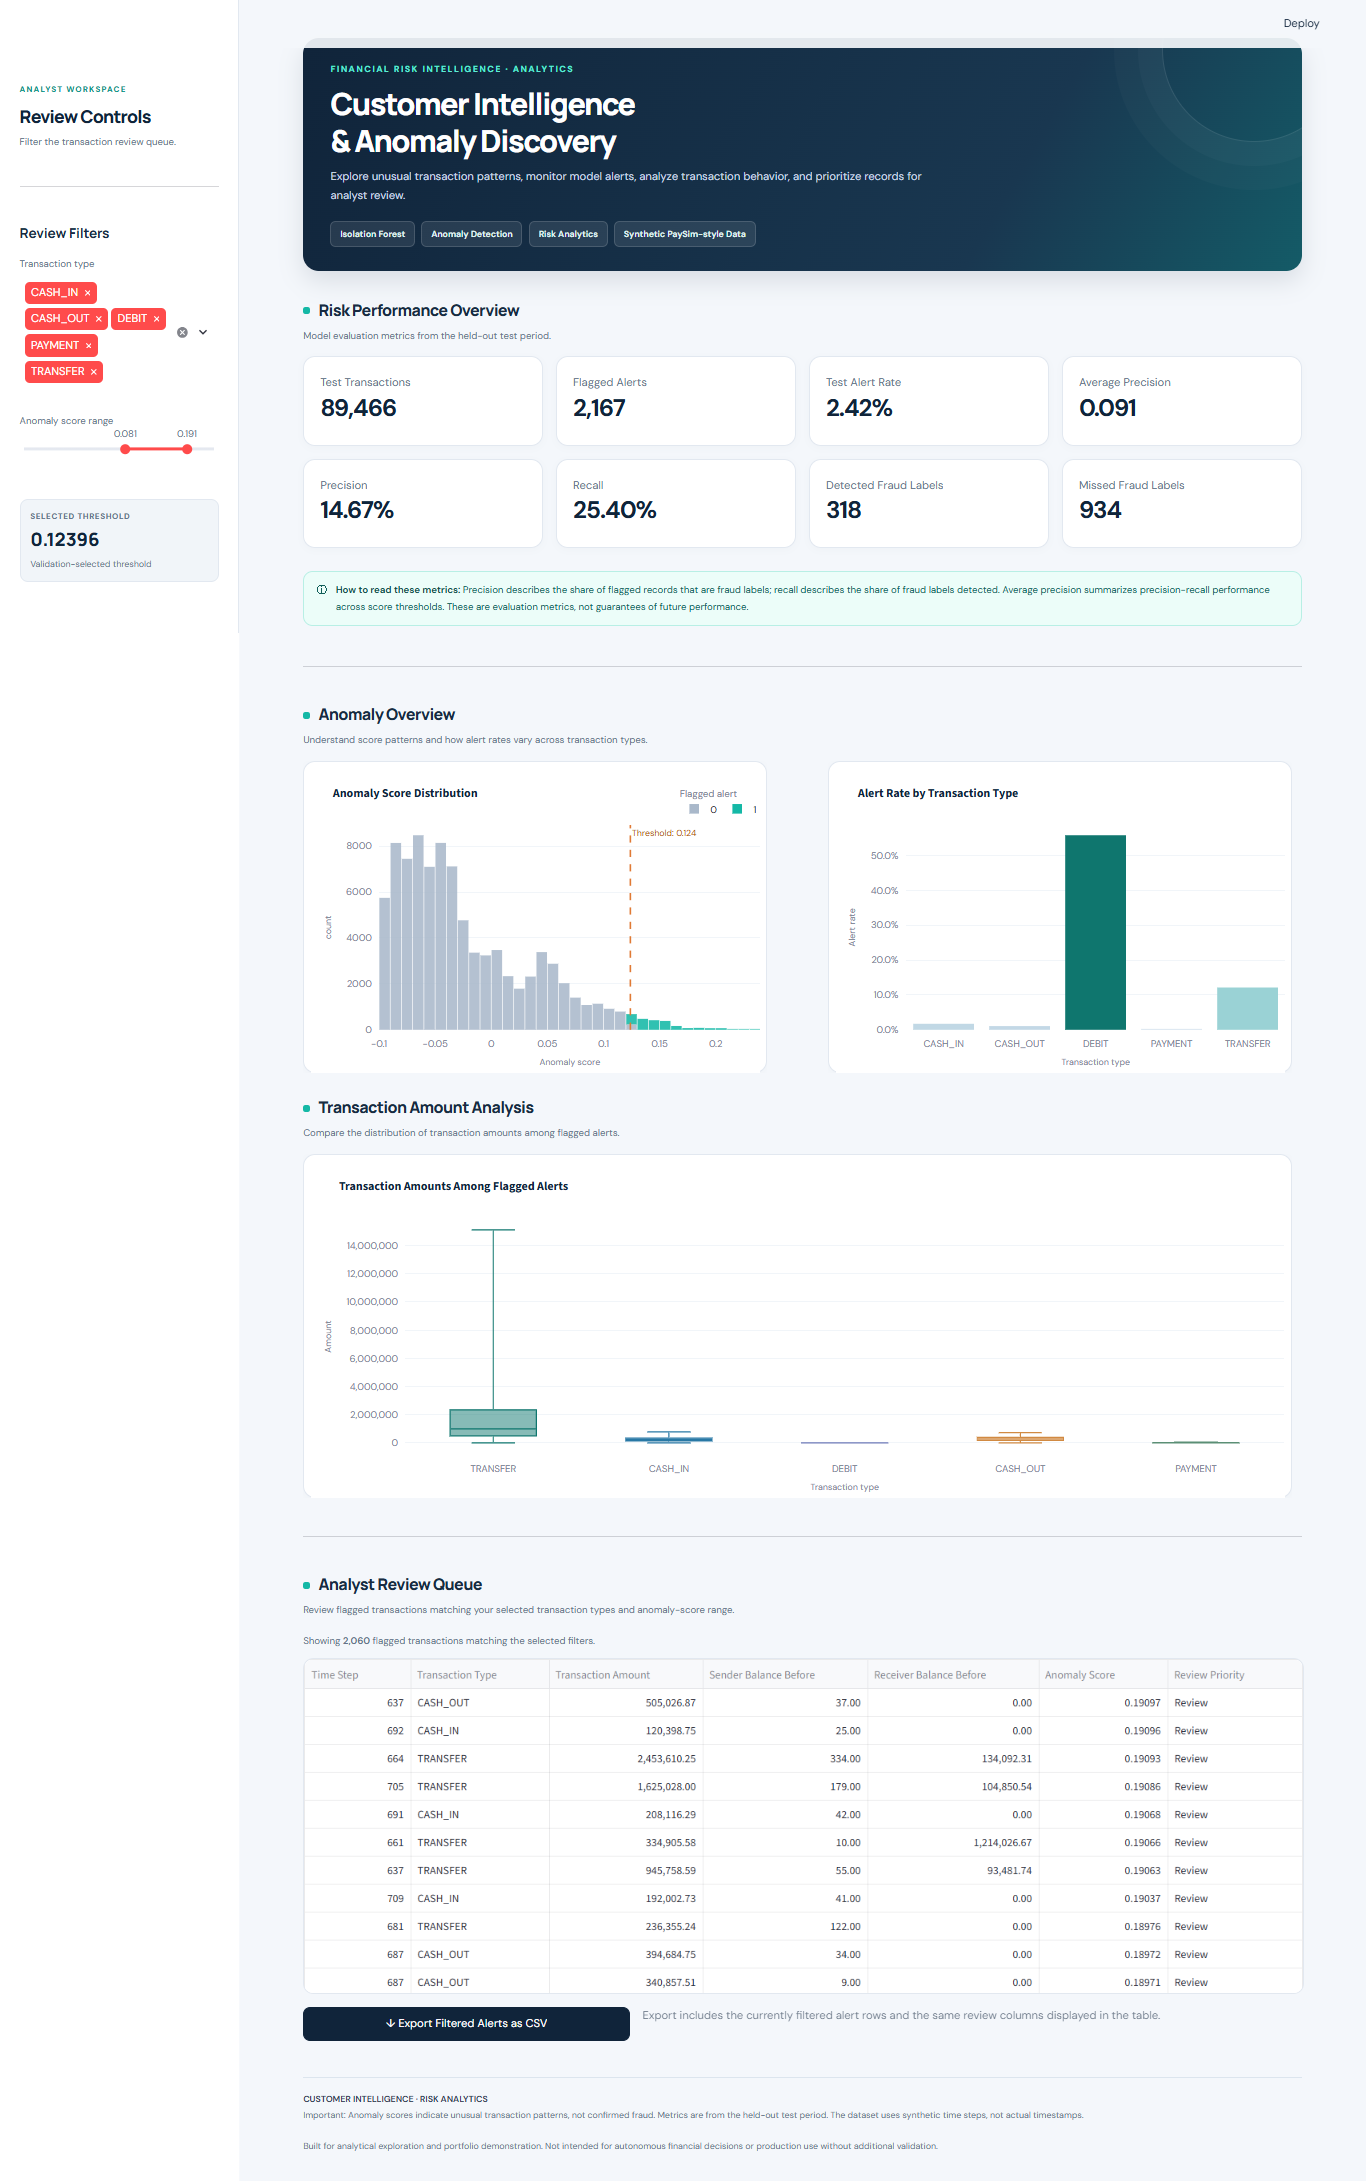

Source code (Python):

from pathlib import Path
import json

import pandas as pd
import plotly.express as px
import streamlit as st


ROOT = Path(__file__).resolve().parents[1]
QUEUE_FILE = ROOT / "data" / "processed" / "anomaly_review_queue.parquet"
REPORT_FILE = ROOT / "reports" / "threshold_analysis.json"

st.set_page_config(
    page_title="Customer Intelligence | Risk Dashboard",
    page_icon="🔎",
    layout="wide",
    initial_sidebar_state="expanded",
)

# ============================================================
# PROFESSIONAL UI THEME — PRESENTATION ONLY
# ============================================================

st.markdown(
    """
    <style>
    @import url('https://fonts.googleapis.com/css2?family=DM+Sans:wght@400;500;600;700&family=Manrope:wght@400;500;600;700;800&display=swap');

    :root {
        --navy: #10243A;
        --navy-light: #193750;
        --teal: #14B8A6;
        --teal-light: #CCFBF1;
        --page-bg: #F4F7FB;
        --card-bg: #FFFFFF;
        --text-main: #182B42;
        --text-muted: #64748B;
        --border: #E2E8F0;
    }

    .stApp {
        background: var(--page-bg);
        color: var(--text-main);
        font-family: 'DM Sans', sans-serif;
    }

    [data-testid="stHeader"] {
        background: rgba(244, 247, 251, 0.92);
    }

    [data-testid="stMainBlockContainer"] {
        padding-top: 2rem;
        padding-bottom: 3rem;
        max-width: 1600px;
    }

    h1, h2, h3 {
        font-family: 'Manrope', sans-serif !important;
        color: var(--text-main) !important;
        letter-spacing: -0.035em;
    }

    h1 {
        font-weight: 800 !important;
    }

    h2, h3 {
        font-weight: 700 !important;
    }

    p, label, [data-testid="stMarkdownContainer"] {
        font-family: 'DM Sans', sans-serif;
    }

    /* Hero header */
    .hero {
        background: linear-gradient(120deg, #10243A 0%, #193750 70%, #145B67 100%);
        padding: 30px 34px;
        border-radius: 20px;
        margin-bottom: 22px;
        box-shadow: 0 12px 30px rgba(16, 36, 58, 0.12);
        position: relative;
        overflow: hidden;
    }

    .hero::after {
        content: "";
        position: absolute;
        width: 230px;
        height: 230px;
        border-radius: 50%;
        right: -55px;
        top: -100px;
        border: 1px solid rgba(255,255,255,0.12);
        box-shadow:
            0 0 0 30px rgba(255,255,255,0.025),
            0 0 0 60px rgba(255,255,255,0.02);
    }

    .hero-eyebrow {
        color: #5EEAD4;
        font-size: 11px;
        font-weight: 800;
        letter-spacing: 0.17em;
        text-transform: uppercase;
        margin-bottom: 12px;
    }

    .hero-title {
        color: #FFFFFF;
        font-family: 'Manrope', sans-serif;
        font-size: clamp(25px, 3vw, 38px);
        font-weight: 800;
        line-height: 1.2;
        letter-spacing: -0.045em;
        margin-bottom: 10px;
        position: relative;
        z-index: 1;
    }

    .hero-description {
        color: #CBD9E7;
        font-size: 14px;
        line-height: 1.7;
        max-width: 760px;
        margin-bottom: 20px;
        position: relative;
        z-index: 1;
    }

    .hero-tags {
        display: flex;
        flex-wrap: wrap;
        gap: 8px;
        position: relative;
        z-index: 1;
    }

    .hero-tag {
        color: #E2F8F5;
        background: rgba(255,255,255,0.09);
        border: 1px solid rgba(255,255,255,0.14);
        padding: 6px 11px;
        border-radius: 7px;
        font-size: 11px;
        font-weight: 600;
    }

    /* Section headings */
    .section-heading {
        display: flex;
        align-items: center;
        gap: 10px;
        margin-top: 12px;
        margin-bottom: 5px;
        color: var(--text-main);
        font-family: 'Manrope', sans-serif;
        font-size: 20px;
        font-weight: 800;
        letter-spacing: -0.035em;
    }

    .section-dot {
        width: 9px;
        height: 9px;
        background: var(--teal);
        border-radius: 3px;
        display: inline-block;
        flex-shrink: 0;
    }

    .section-subtitle {
        color: var(--text-muted);
        font-size: 12px;
        margin-bottom: 17px;
        line-height: 1.6;
    }

    /* KPI cards */
    [data-testid="stMetric"] {
        background: var(--card-bg);
        border: 1px solid var(--border);
        border-radius: 15px;
        padding: 19px 20px;
        box-shadow: 0 3px 10px rgba(15, 23, 42, 0.025);
        min-height: 112px;
        transition: border-color 0.2s ease, box-shadow 0.2s ease;
    }

    [data-testid="stMetric"]:hover {
        border-color: #99DCD4;
        box-shadow: 0 6px 18px rgba(15, 23, 42, 0.055);
    }

    [data-testid="stMetricLabel"] {
        color: #64748B !important;
        font-size: 12px !important;
        font-weight: 600 !important;
    }

    [data-testid="stMetricValue"] {
        color: #10243A !important;
        font-family: 'Manrope', sans-serif !important;
        font-size: clamp(22px, 2vw, 30px) !important;
        font-weight: 800 !important;
        letter-spacing: -0.04em;
    }

    [data-testid="stMetricDelta"] {
        font-size: 11px !important;
    }

    /* Chart and content surfaces */
    [data-testid="stPlotlyChart"] {
        background: #FFFFFF;
        border: 1px solid var(--border);
        border-radius: 15px;
        padding: 9px 8px 0;
        box-shadow: 0 3px 10px rgba(15, 23, 42, 0.025);
    }

    [data-testid="stDataFrame"] {
        border: 1px solid var(--border);
        border-radius: 13px;
        overflow: hidden;
        background: #FFFFFF;
    }

    [data-testid="stDownloadButton"] button {
        background: var(--navy);
        color: #FFFFFF;
        border: 1px solid var(--navy);
        border-radius: 9px;
        padding: 9px 17px;
        font-weight: 600;
        transition: all 0.2s ease;
    }

    [data-testid="stDownloadButton"] button:hover {
        background: #1D435D;
        color: #FFFFFF;
        border-color: #1D435D;
    }

    /* Sidebar */
    [data-testid="stSidebar"] {
        background: #FFFFFF;
        border-right: 1px solid var(--border);
    }

    [data-testid="stSidebar"] > div:first-child {
        padding-top: 1.5rem;
    }

    [data-testid="stSidebar"] h2,
    [data-testid="stSidebar"] h3 {
        font-size: 17px !important;
    }

    [data-testid="stSidebar"] [data-testid="stMarkdownContainer"] p {
        color: #64748B;
        font-size: 12px;
        line-height: 1.6;
    }

    [data-testid="stSidebar"] [data-testid="stMultiSelect"] > div,
    [data-testid="stSidebar"] [data-testid="stSlider"] {
        margin-bottom: 12px;
    }

    /* Supporting notes */
    .info-strip {
        display: flex;
        gap: 11px;
        align-items: flex-start;
        background: #ECFDF9;
        border: 1px solid #B8EFE5;
        border-radius: 12px;
        padding: 13px 16px;
        margin: 12px 0 18px;
        color: #115E59;
        font-size: 12px;
        line-height: 1.7;
    }

    .info-strip strong {
        color: #134E4A;
    }

    .table-meta {
        color: #64748B;
        font-size: 12px;
        margin: 2px 0 13px;
    }

    .footer-note {
        border-top: 1px solid #DCE5EE;
        margin-top: 28px;
        padding-top: 18px;
        color: #64748B;
        font-size: 11px;
        line-height: 1.8;
    }

    /* Keep the interface usable on narrow screens */
    @media (max-width: 768px) {
        [data-testid="stMainBlockContainer"] {
            padding: 1rem 0.8rem 2rem;
        }

        .hero {
            padding: 23px 20px;
            border-radius: 15px;
        }

        [data-testid="stMetric"] {
            padding: 13px;
            min-height: 96px;
        }
    }

    #MainMenu {
        visibility: hidden;
    }

    footer {
        visibility: hidden;
    }
    </style>
    """,
    unsafe_allow_html=True,
)

# ============================================================
# DATA LOADING — ORIGINAL LOGIC PRESERVED
# ============================================================

if not QUEUE_FILE.exists() or not REPORT_FILE.exists():
    st.error(
        "Required output files are missing. "
        "Run the threshold evaluation script first."
    )
    st.stop()

df = pd.read_parquet(QUEUE_FILE)

with REPORT_FILE.open("r", encoding="utf-8") as file:
    report = json.load(file)

metrics = report["final_test_metrics"]
threshold = report["selected_threshold"]

alerts = df[df["is_alert"] == 1].copy()

# ============================================================
# HEADER
# ============================================================

st.markdown(
    """
    <div class="hero">
        <div class="hero-eyebrow">FINANCIAL RISK INTELLIGENCE · ANALYTICS</div>
        <div class="hero-title">Customer Intelligence<br> &amp; Anomaly Discovery</div>
        <div class="hero-description">
            Explore unusual transaction patterns, monitor model alerts,
            analyze transaction behavior, and prioritize records for analyst review.
        </div>
        <div class="hero-tags">
            <span class="hero-tag">Isolation Forest</span>
            <span class="hero-tag">Anomaly Detection</span>
            <span class="hero-tag">Risk Analytics</span>
            <span class="hero-tag">Synthetic PaySim-style Data</span>
        </div>
    </div>
    """,
    unsafe_allow_html=True,
)

# ============================================================
# SIDEBAR FILTERS — ORIGINAL FILTER LOGIC PRESERVED
# ============================================================

st.sidebar.markdown(
    """
    <div style="padding: 4px 0 14px;">
        <div style="font-size:10px;letter-spacing:.15em;font-weight:800;
                    color:#0D9488;margin-bottom:7px;">
            ANALYST WORKSPACE
        </div>
        <div style="font-family:Manrope,sans-serif;font-size:22px;
                    font-weight:800;color:#10243A;letter-spacing:-.04em;">
            Review Controls
        </div>
        <div style="font-size:12px;color:#64748B;margin-top:5px;">
            Filter the transaction review queue.
        </div>
    </div>
    """,
    unsafe_allow_html=True,
)

st.sidebar.divider()

st.sidebar.header("Review Filters")

transaction_types = sorted(df["type"].dropna().unique().tolist())
selected_types = st.sidebar.multiselect(
    "Transaction type",
    transaction_types,
    default=transaction_types,
)

min_score = float(df["anomaly_score"].min())
max_score = float(df["anomaly_score"].max())

score_range = st.sidebar.slider(
    "Anomaly score range",
    min_value=min_score,
    max_value=max_score,
    value=(threshold, max_score),
    format="%.3f",
)

st.sidebar.markdown(
    f"""
    <div style="background:#F1F5F9;border:1px solid #E2E8F0;
                border-radius:10px;padding:12px;margin-top:15px;">
        <div style="font-size:10px;color:#64748B;font-weight:700;
                    letter-spacing:.08em;text-transform:uppercase;">
            Selected Threshold
        </div>
        <div style="font-family:Manrope,sans-serif;font-size:23px;
                    font-weight:800;color:#10243A;margin-top:3px;">
            {threshold:.5f}
        </div>
        <div style="font-size:11px;color:#64748B;margin-top:3px;">
            Validation-selected threshold
        </div>
    </div>
    """,
    unsafe_allow_html=True,
)

filtered = df[
    df["type"].isin(selected_types)
    & df["anomaly_score"].between(score_range[0], score_range[1])
].copy()

filtered_alerts = filtered[filtered["is_alert"] == 1]

# ============================================================
# KPI OVERVIEW — SAME METRICS, IMPROVED PRESENTATION
# ============================================================

st.markdown(
    """
    <div class="section-heading">
        <span class="section-dot"></span>
        Risk Performance Overview
    </div>
    <div class="section-subtitle">
        Model evaluation metrics from the held-out test period.
    </div>
    """,
    unsafe_allow_html=True,
)

c1, c2, c3, c4 = st.columns(4)

c1.metric("Test Transactions", f"{len(df):,}")
c2.metric("Flagged Alerts", f"{int(df['is_alert'].sum()):,}")
c3.metric("Test Alert Rate", f"{metrics['alert_rate']:.2%}")
c4.metric("Average Precision", f"{metrics['average_precision']:.3f}")

c5, c6, c7, c8 = st.columns(4)

c5.metric("Precision", f"{metrics['precision']:.2%}")
c6.metric("Recall", f"{metrics['recall']:.2%}")
c7.metric("Detected Fraud Labels", f"{metrics['true_positives']:,}")
c8.metric("Missed Fraud Labels", f"{metrics['false_negatives']:,}")

st.markdown(
    """
    <div class="info-strip">
        <span>ⓘ</span>
        <div>
            <strong>How to read these metrics:</strong>
            Precision describes the share of flagged records that are fraud labels;
            recall describes the share of fraud labels detected. Average precision
            summarizes precision-recall performance across score thresholds.
            These are evaluation metrics, not guarantees of future performance.
        </div>
    </div>
    """,
    unsafe_allow_html=True,
)

st.divider()

# ============================================================
# ANOMALY OVERVIEW — SAME CHARTS, POLISHED VISUALS
# ============================================================

st.markdown(
    """
    <div class="section-heading">
        <span class="section-dot"></span>
        Anomaly Overview
    </div>
    <div class="section-subtitle">
        Understand score patterns and how alert rates vary across transaction types.
    </div>
    """,
    unsafe_allow_html=True,
)

left, right = st.columns(2, gap="large")

with left:
    score_fig = px.histogram(
        df,
        x="anomaly_score",
        color="is_alert",
        nbins=60,
        title="Anomaly Score Distribution",
        labels={
            "anomaly_score": "Anomaly score",
            "is_alert": "Flagged alert",
        },
        color_discrete_map={
            0: "#A9B8CA",
            1: "#14B8A6",
            "0": "#A9B8CA",
            "1": "#14B8A6",
        },
        category_orders={"is_alert": [0, 1]},
        template="plotly_white",
        opacity=0.88,
    )

    score_fig.add_vline(
        x=threshold,
        line_dash="dash",
        line_color="#E07A35",
        line_width=2,
        annotation_text=f"Threshold: {threshold:.3f}",
        annotation_position="top right",
        annotation_font_color="#B45309",
    )

    score_fig.update_layout(
        height=390,
        margin=dict(l=18, r=18, t=70, b=20),
        font=dict(family="DM Sans, sans-serif", color="#475569", size=11),
        title=dict(font=dict(size=15, color="#10243A"), x=0.04, xanchor="left"),
        legend=dict(
            title_text="Flagged alert",
            orientation="h",
            yanchor="bottom",
            y=1.02,
            xanchor="right",
            x=1,
        ),
        paper_bgcolor="white",
        plot_bgcolor="white",
        bargap=0.06,
    )
    score_fig.update_xaxes(
        showgrid=False,
        zeroline=False,
        title_font=dict(size=11),
    )
    score_fig.update_yaxes(
        gridcolor="#EDF2F7",
        zeroline=False,
        title_font=dict(size=11),
    )

    st.plotly_chart(score_fig, use_container_width=True)

with right:
    type_summary = (
        df.groupby("type", as_index=False)
        .agg(
            transactions=("type", "size"),
            alerts=("is_alert", "sum"),
        )
    )

    type_summary["alert_rate"] = (
        type_summary["alerts"] / type_summary["transactions"]
    )

    type_fig = px.bar(
        type_summary,
        x="type",
        y="alert_rate",
        title="Alert Rate by Transaction Type",
        labels={
            "type": "Transaction type",
            "alert_rate": "Alert rate",
        },
        template="plotly_white",
        color="alert_rate",
        color_continuous_scale=["#C7D9E8", "#5EC9BC", "#0F766E"],
    )

    type_fig.update_layout(
        height=390,
        margin=dict(l=18, r=18, t=70, b=20),
        font=dict(family="DM Sans, sans-serif", color="#475569", size=11),
        title=dict(font=dict(size=15, color="#10243A"), x=0.04, xanchor="left"),
        coloraxis_showscale=False,
        paper_bgcolor="white",
        plot_bgcolor="white",
    )
    type_fig.update_traces(
        marker_line_width=0,
        hovertemplate=(
            "Type: %{x}<br>"
            "Alert rate: %{y:.2%}<extra></extra>"
        ),
    )
    type_fig.update_yaxes(
        tickformat=".1%",
        gridcolor="#EDF2F7",
        zeroline=False,
        title_font=dict(size=11),
    )
    type_fig.update_xaxes(
        showgrid=False,
        title_font=dict(size=11),
    )

    st.plotly_chart(type_fig, use_container_width=True)

# ============================================================
# TRANSACTION AMOUNT ANALYSIS — ORIGINAL DATA AND PURPOSE
# ============================================================

st.markdown(
    """
    <div class="section-heading">
        <span class="section-dot"></span>
        Transaction Amount Analysis
    </div>
    <div class="section-subtitle">
        Compare the distribution of transaction amounts among flagged alerts.
    </div>
    """,
    unsafe_allow_html=True,
)

amount_fig = px.box(
    df[df["is_alert"] == 1],
    x="type",
    y="amount",
    title="Transaction Amounts Among Flagged Alerts",
    points=False,
    labels={
        "type": "Transaction type",
        "amount": "Amount",
    },
    template="plotly_white",
    color="type",
    color_discrete_sequence=[
        "#0F766E",
        "#2878A5",
        "#6D79B8",
        "#D18A42",
        "#5B8F75",
    ],
)

amount_fig.update_layout(
    height=430,
    margin=dict(l=20, r=20, t=70, b=25),
    font=dict(family="DM Sans, sans-serif", color="#475569", size=11),
    title=dict(font=dict(size=15, color="#10243A"), x=0.025, xanchor="left"),
    showlegend=False,
    paper_bgcolor="white",
    plot_bgcolor="white",
)
amount_fig.update_traces(
    marker_size=4,
    line_width=1.5,
    hovertemplate=(
        "Type: %{x}<br>"
        "Amount: %{y:,.2f}<extra></extra>"
    ),
)
amount_fig.update_xaxes(showgrid=False, title_font=dict(size=11))
amount_fig.update_yaxes(
    gridcolor="#EDF2F7",
    zeroline=False,
    tickformat=",.0f",
    title_font=dict(size=11),
)

st.plotly_chart(amount_fig, use_container_width=True)

st.divider()

# ============================================================
# ANALYST REVIEW QUEUE — SAME FILTERS AND DISPLAY COLUMNS
# ============================================================

st.markdown(
    """
    <div class="section-heading">
        <span class="section-dot"></span>
        Analyst Review Queue
    </div>
    <div class="section-subtitle">
        Review flagged transactions matching your selected transaction types
        and anomaly-score range.
    </div>
    """,
    unsafe_allow_html=True,
)

st.markdown(
    f"""
    <div class="table-meta">
        Showing <strong>{len(filtered_alerts):,}</strong> flagged transactions
        matching the selected filters.
    </div>
    """,
    unsafe_allow_html=True,
)

display_columns = [
    "step",
    "type",
    "amount",
    "oldbalanceOrg",
    "oldbalanceDest",
    "anomaly_score",
    "review_priority",
]

review_table = filtered_alerts[display_columns].copy()

st.dataframe(
    review_table,
    use_container_width=True,
    hide_index=True,
    height=420,
    column_config={
        "step": st.column_config.NumberColumn(
            "Time Step",
            format="%d",
        ),
        "type": st.column_config.TextColumn(
            "Transaction Type",
        ),
        "amount": st.column_config.NumberColumn(
            "Transaction Amount",
            format="%,.2f",
        ),
        "oldbalanceOrg": st.column_config.NumberColumn(
            "Sender Balance Before",
            format="%,.2f",
        ),
        "oldbalanceDest": st.column_config.NumberColumn(
            "Receiver Balance Before",
            format="%,.2f",
        ),
        "anomaly_score": st.column_config.NumberColumn(
            "Anomaly Score",
            format="%.5f",
        ),
        "review_priority": st.column_config.TextColumn(
            "Review Priority",
        ),
    },
)

csv_data = review_table.to_csv(index=False).encode("utf-8")

download_col, download_note_col = st.columns([1, 2])

with download_col:
    st.download_button(
        "↓  Export Filtered Alerts as CSV",
        data=csv_data,
        file_name="anomaly_review_alerts.csv",
        mime="text/csv",
        use_container_width=True,
    )

with download_note_col:
    st.caption(
        "Export includes the currently filtered alert rows and the same "
        "review columns displayed in the table."
    )

# ============================================================
# FOOTER
# ============================================================

st.markdown(
    """
    <div class="footer-note">
        <strong style="color:#334155;">CUSTOMER INTELLIGENCE · RISK ANALYTICS</strong>
        <br>
        Important: Anomaly scores indicate unusual transaction patterns,
        not confirmed fraud. Metrics are from the held-out test period.
        The dataset uses synthetic time steps, not actual timestamps.
        <br><br>
        Built for analytical exploration and portfolio demonstration.
        Not intended for autonomous financial decisions or production use
        without additional validation.
    </div>
    """,
    unsafe_allow_html=True,
)
